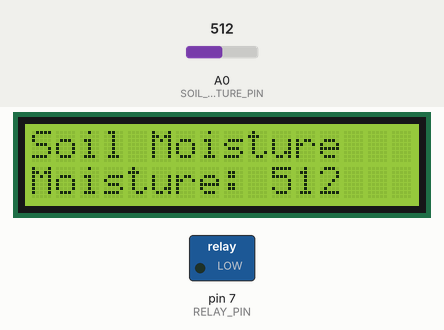
Recording of a sketch running on a simulated Arduino Uno, built with avr-gcc and run on an emulated ATmega328P. Shown: 16×2 character LCD, switched loads named in the sketch (green lamp = pin HIGH). Inputs (shaded band) come from the test bench; at power-on: A0 (SOIL_MOISTURE_PIN) = 512.

Above: at 1.2 s.
1.3 s: A0 (SOIL_MOISTURE_PIN) set to 487
At 2.6 s:
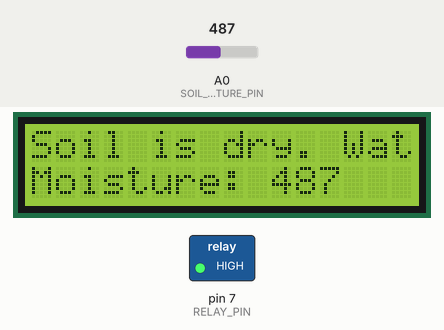
7.7 s: A0 (SOIL_MOISTURE_PIN) set to 510
At 9.3 s:
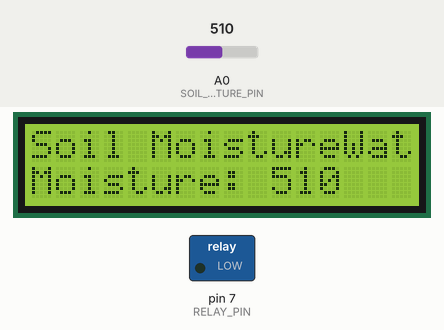
9.6 s: A0 (SOIL_MOISTURE_PIN) set to 490
At 11.5 s:
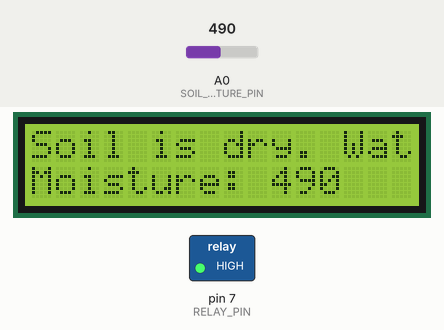
Timing chart, 0 to 17.7 s (numbered marks = the images above; inputs shaded):
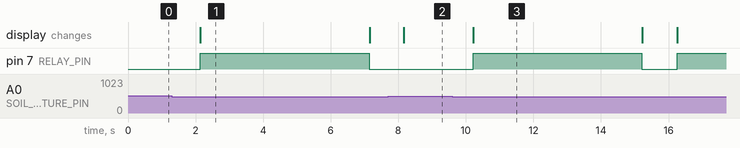

Measured:
- the behaviour switches between 500 and 499 on A0 (SOIL_MOISTURE_PIN) (found by bisection; images 0 and 1)
- after the input at 1.3 s, pin 7 (RELAY_PIN): LOW → HIGH after 0.84 s, → LOW 5.0 s later; the display: changes after 0.84 s (image 1)
- after the input at 7.7 s, pin 7 (RELAY_PIN): stays LOW (without the input it goes to HIGH after 0.49 s); the display: changes after 0.46 s (image 2)
- after the input at 9.6 s, pin 7 (RELAY_PIN): LOW → HIGH after 0.61 s, → LOW 5.0 s later, → HIGH 1.0 s later; the display: changes after 0.61 s (image 3)
- what the display in image 1 shows lasts 5.1 s, from 2.1 s to 7.2 s

The sketch:

main.ino
```cpp
#include <Wire.h>
#include <LiquidCrystal_I2C.h>

#define SOIL_MOISTURE_PIN A0
#define RELAY_PIN 7

LiquidCrystal_I2C lcd(0x27, 16, 2);

void setup() {
  lcd.begin(16, 2);
  lcd.backlight();

  pinMode(RELAY_PIN, OUTPUT);
  digitalWrite(RELAY_PIN, LOW);  // Initially, turn off the relay

  lcd.print("Soil Moisture");
}

void loop() {
  int soilMoisture = analogRead(SOIL_MOISTURE_PIN);

  lcd.setCursor(0, 1);
  lcd.print("Moisture: " + String(soilMoisture));

  if (soilMoisture < 500) {  // Adjust the threshold based on your sensor reading
    lcd.setCursor(0, 0);
    lcd.print("Soil is dry. Watering...");

    waterPlants();
    delay(5000);  // Water for 5 seconds (adjust as needed)
    stopWatering();
  }

  delay(1000);  // Update every second
}

void waterPlants() {
  digitalWrite(RELAY_PIN, HIGH);  // Turn on the water pump
}

void stopWatering() {
  digitalWrite(RELAY_PIN, LOW);  // Turn off the water pump
  lcd.setCursor(0, 0);
  lcd.print("Soil Moisture");  // Reset the display message
}
```
